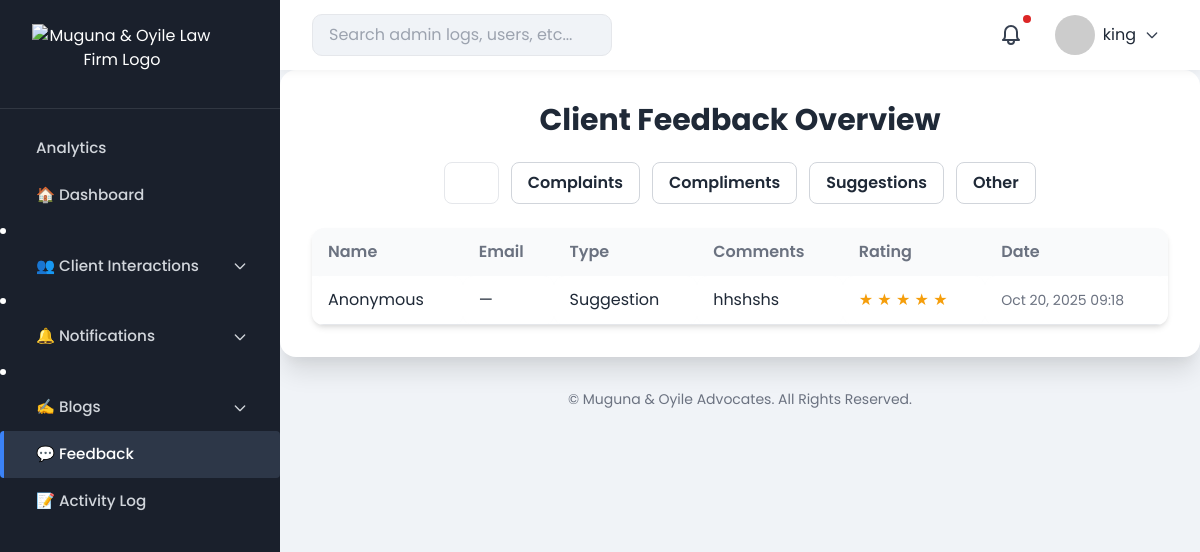
/admin-dashboard/feedback/ (signed in), run on the app's committed database.
### advocates/models.py (models this page shows, shortened)
class Feedback(models.Model):
    FEEDBACK_TYPES = [
        ('suggestion', 'Suggestion'),
        ('complaint', 'Complaint'),
        ('compliment', 'Compliment'),
        ('other', 'Other'),
    ]
    name = models.CharField(max_length=100, blank=True, null=True)
    email = models.EmailField(blank=True, null=True)
    feedback_type = models.CharField(max_length=20, choices=FEEDBACK_TYPES)
    comments = models.TextField()
    rating = models.IntegerField(default=0)
    submitted_at = models.DateTimeField(auto_now_add=True)

### advocates/admin_views.py (the view)
# urls.py: path("admin-dashboard/feedback/", admin_views.feedback_dashboard, name="feedback_page"),
@login_required
@staff_member_required
def feedback_dashboard(request):
    selected_type = request.GET.get('type', 'all')
    if selected_type == 'all':
        feedbacks = Feedback.objects.all().order_by('-submitted_at')
    else:
        feedbacks = Feedback.objects.filter(feedback_type__iexact=selected_type).order_by('-submitted_at')
    logger = logging.getLogger(__name__)
    logger.info(f"Retrieved feedbacks: {feedbacks.count()} for type={selected_type}")
    return render(request, 'admin_dashboard/feedback_admin.html', {
        'feedbacks': feedbacks,
        'selected_type': selected_type,
    })

### advocates/context_processors.py (called while the page is built)
def admin_context(request):
    if request.user.is_authenticated:
        red_flags = ContactMessage.objects.filter(is_red_flag=True).count()
        unread_messages = ContactMessage.objects.filter(is_read=False).count()
        unread_calls = ScheduledCall.objects.filter(is_read=False).count()
        total_notifications = unread_messages + unread_calls
        return {
            "admin_name": request.user.get_full_name() or request.user.username,
            "red_flag_count": red_flags,
            "total_notifications": total_notifications,
        }
    return {}

### advocates/templates/admin_dashboard/feedback_admin.html (shortened to what this page needs)
{% extends "admin_dashboard/base_admin.html" %}
{% block dashboard_content %}
    <div class="max-w-6xl w-full bg-white shadow-xl rounded-2xl p-8">
        <h1 class="text-3xl font-bold text-primary mb-6 text-center">Client Feedback Overview</h1>
        <div class="flex flex-wrap justify-center gap-3 mb-6">
            <a href="?type=all"
               class="px-4 py-2 rounded-lg border font-semibold transition duration-300
               {% if selected_type == 'all' %}bg-primary text-white border-primary{% else %}border-gray-300 text-primary hover:bg-gray-100{% endif %}">
            </a>
            <a href="?type=complaint"
               class="px-4 py-2 rounded-lg border font-semibold transition duration-300
               {% if selected_type == 'complaint' %}bg-primary text-white border-primary{% else %}border-gray-300 text-primary hover:bg-gray-100{% endif %}">
                Complaints
            </a>
            <a href="?type=compliment"
               class="px-4 py-2 rounded-lg border font-semibold transition duration-300
               {% if selected_type == 'compliment' %}bg-primary text-white border-primary{% else %}border-gray-300 text-primary hover:bg-gray-100{% endif %}">
                Compliments
            </a>
            <a href="?type=suggestion"
               class="px-4 py-2 rounded-lg border font-semibold transition duration-300
               {% if selected_type == 'suggestion' %}bg-primary text-white border-primary{% else %}border-gray-300 text-primary hover:bg-gray-100{% endif %}">
                Suggestions
            </a>
            <a href="?type=other"
               class="px-4 py-2 rounded-lg border font-semibold transition duration-300
               {% if selected_type == 'other' %}bg-primary text-white border-primary{% else %}border-gray-300 text-primary hover:bg-gray-100{% endif %}">
                Other
            </a>
        </div>
        <div class="overflow-x-auto bg-white shadow-md rounded-xl">
            <table class="min-w-full text-left border-collapse">
                <thead class="bg-primary text-white">
                    <tr>
                        <th class="py-3 px-4">Name</th>
                        <th class="py-3 px-4">Email</th>
                        <th class="py-3 px-4">Type</th>
                        <th class="py-3 px-4">Comments</th>
                        <th class="py-3 px-4">Rating</th>
                        <th class="py-3 px-4">Date</th>
                    </tr>
                </thead>
                <tbody>
                    {% for f in feedbacks %}
                    <tr class="border-b hover:bg-gray-50">
                        <td class="py-3 px-4">{{ f.name|default:"Anonymous" }}</td>
                        <td class="py-3 px-4">{{ f.email|default:"—" }}</td>
                        <td class="py-3 px-4 capitalize">{{ f.feedback_type }}</td>
                        <td class="py-3 px-4">{{ f.comments }}</td>
                        <td class="py-3 px-4">
                            <span class="text-yellow-500">
                                {% for i in "12345"|make_list %}
                                    {% if forloop.counter <= f.rating %}★{% else %}☆{% endif %}
                                {% endfor %}
                            </span>
                        </td>
                        <td class="py-3 px-4 text-gray-500 text-sm">{{ f.submitted_at|date:"M d, Y H:i" }}</td>
                    </tr>
                    {% empty %}
                    <tr>
                        <td colspan="6" class="text-center text-gray-500 py-6">
                            No feedback available for this category.
                        </td>
                    </tr>
                    {% endfor %}
                </tbody>
            </table>
        </div>
    </div>
    <footer class="text-center text-sm text-gray-500 mt-8">
        &copy; {{ now|date:"Y" }} Muguna & Oyile Advocates. All Rights Reserved.
    </footer>
{% endblock %}

### advocates/templates/admin_dashboard/base_admin.html (shortened to what this page needs)
{% load static %}
<!DOCTYPE html>
<html lang="en">
<head>
<link href="https://cdn.jsdelivr.net/npm/tailwindcss@2.2.19/dist/tailwind.min.css" rel="stylesheet">
</head>
<body>
<div class="dashboard">
<div class="sidebar" id="sidebar">
    <div class="logo-container">
        <a href="{% url 'home' %}" aria-label="Muguna & Oyile Home">
            <img src="{% static 'images/admin_logo.png' %}"
                 alt="Muguna & Oyile Law Firm Logo"
                 width="180"
                 height="60"
                 loading="eager">
        </a>
    </div>
    <nav>
        <a href="{% url 'analytics_dashboard' %}" class="{% if request.resolver_match.url_name == 'analytics_dashboard' %}active{% endif %} px-4 py-2 text-gray-300 hover:bg-gray-800 rounded">Analytics</a>
        <a href="{% url 'admin_dashboard_home' %}" class="{% if request.resolver_match.url_name == 'admin_dashboard_home' %}active{% endif %}">🏠 Dashboard</a>
        <li x-data="{ open: false }" class="relative">
            <button @click="open = !open" class="w-full flex items-center justify-between px-4 py-2 hover:bg-gray-800 rounded text-gray-300 font-medium focus:outline-none">
                <span class="flex items-center gap-2">👥 Client Interactions</span>
                <svg :class="{ 'rotate-180': open }" class="w-4 h-4 text-gray-300 transition-transform duration-200" fill="none" stroke="currentColor" viewBox="0 0 24 24">
                    <path stroke-linecap="round" stroke-linejoin="round" stroke-width="2" d="M19 9l-7 7-7-7"/>
                </svg>
            </button>
        </li>
        <li x-data="{ open: false }" class="relative">
            <button @click="open = !open" class="w-full flex items-center justify-between px-4 py-2 hover:bg-gray-800 rounded text-gray-300 font-medium focus:outline-none">
                <span class="flex items-center gap-2">🔔 Notifications</span>
                <svg :class="{ 'rotate-180': open }" class="w-4 h-4 text-gray-300 transition-transform duration-200" fill="none" stroke="currentColor" viewBox="0 0 24 24">
                    <path stroke-linecap="round" stroke-linejoin="round" stroke-width="2" d="M19 9l-7 7-7-7"/>
                </svg>
            </button>
        </li>
        <li x-data="{ open: false }" class="relative">
    <button @click="open = !open" class="w-full flex items-center justify-between px-4 py-2 hover:bg-gray-800 rounded text-gray-300 font-medium focus:outline-none">
        <span class="flex items-center gap-2">✍️ Blogs</span>
        <svg :class="{ 'rotate-180': open }" class="w-4 h-4 text-gray-300 transition-transform duration-200" fill="none" stroke="currentColor" viewBox="0 0 24 24">
            <path stroke-linecap="round" stroke-linejoin="round" stroke-width="2" d="M19 9l-7 7-7-7"/>
        </svg>
    </button>
</li>
        <a href="{% url 'feedback_page' %}" class="{% if request.resolver_match.url_name == 'feedback_page' %}active{% endif %} px-4 py-2 text-gray-300 hover:bg-gray-800 rounded">💬 Feedback</a>
        <a href="{% url 'admin_dashboard_activity' %}" class="{% if request.resolver_match.url_name == 'admin_dashboard_activity' %}active{% endif %} px-4 py-2 text-gray-300 hover:bg-gray-800 rounded">📝 Activity Log</a>
    </nav>
</div>
    <div class="main">
        <div class="topbar">
            <div style="display:flex;align-items:center;gap:1rem;">
                <input type="text" placeholder="Search admin logs, users, etc...">
            </div>
            <div class="flex items-center gap-4">
                <div class="relative inline-block">
                    <button id="notificationBell" class="relative p-2 rounded-full hover:bg-gray-200 focus:outline-none">
                        <span id="notificationDot" class="hidden absolute top-0 right-0 block h-2 w-2 rounded-full bg-red-600"></span>
                    </button>
                </div>
                <div class="relative">
                    <button id="profileButton" class="flex items-center gap-2 p-2 rounded hover:bg-gray-200 focus:outline-none">
                        <img src="https://i.pravatar.cc/40?img=1" alt="Profile" class="avatar">
                        <span>{{ admin_name|default:"Admin User" }}</span>
                        <svg class="w-4 h-4 text-gray-700" xmlns="http://www.w3.org/2000/svg" fill="none" viewBox="0 0 24 24" stroke="currentColor">
                            <path stroke-linecap="round" stroke-linejoin="round" stroke-width="2" d="M19 9l-7 7-7-7" />
                        </svg>
                    </button>
                </div>
            </div>
        </div>
        <div class="content">
            {% block dashboard_content %}{% endblock dashboard_content %}
        </div>
    </div>
</div>
</body>
</html>

### advocates/templates/admin_dashboard/base_admin.html (style rules this page uses)
body, input, select, textarea { font-family: 'Poppins', sans-serif; margin:0; background:#f0f3f7; color:#1f2937; }
.dashboard { display:flex;height:100vh;overflow:hidden;transition:0.3s; }
.sidebar { width:280px;background:#1a202c;color:#fff;display:flex;flex-direction:column;transition:0.3s ease-in-out;z-index:20; }
.sidebar .logo-container { padding:1.5rem 2rem;border-bottom:1px solid rgba(255,255,255,0.1);text-align:center; }
.sidebar nav { padding:1rem 0; }
.sidebar nav a, .sidebar nav button { padding:0.75rem 2rem;display:flex;align-items:center;gap:0.75rem;color:#d1d5db;text-decoration:none;font-size:0.95rem;font-weight:500;transition:0.2s ease-in-out;border-left:4px solid transparent; }
.sidebar nav a.active { border-left-color:#3B82F6;color:#fff;background:#2d3748; }
.sidebar nav li button.w-full { font-size:0.95rem;font-weight:500; }
.main { flex:1;overflow-y:auto;padding-bottom:2rem;transition:0.3s; }
.topbar { height:70px;background:#fff;display:flex;justify-content:space-between;align-items:center;padding:0 2rem;box-shadow:0 2px 8px rgba(0,0,0,0.05);position:sticky;top:0;z-index:10; }
.topbar input { padding:0.5rem 1rem;border-radius:10px;border:1px solid #e5e7eb;width:300px; }
table { width:100%;border-collapse:separate;border-spacing:0 0.75rem; }
th,td { text-align:left;padding:0.75rem; }
th { color:#6b7280;font-weight:600; }
tr { background:#f9fafb;border-radius:10px; }
tr td { background:#fff;padding:0.75rem;border-radius:10px; }
.avatar { width:40px;height:40px;border-radius:50%;object-fit:cover; }

### data on the page
Feedback: name "Anonymous", email "—", feedback_type "Suggestion", comments "hhshshs", submitted_at "Oct 20, 2025 09:18"

### other printed values
{{ admin_name|default:"Admin User" }} "king"
